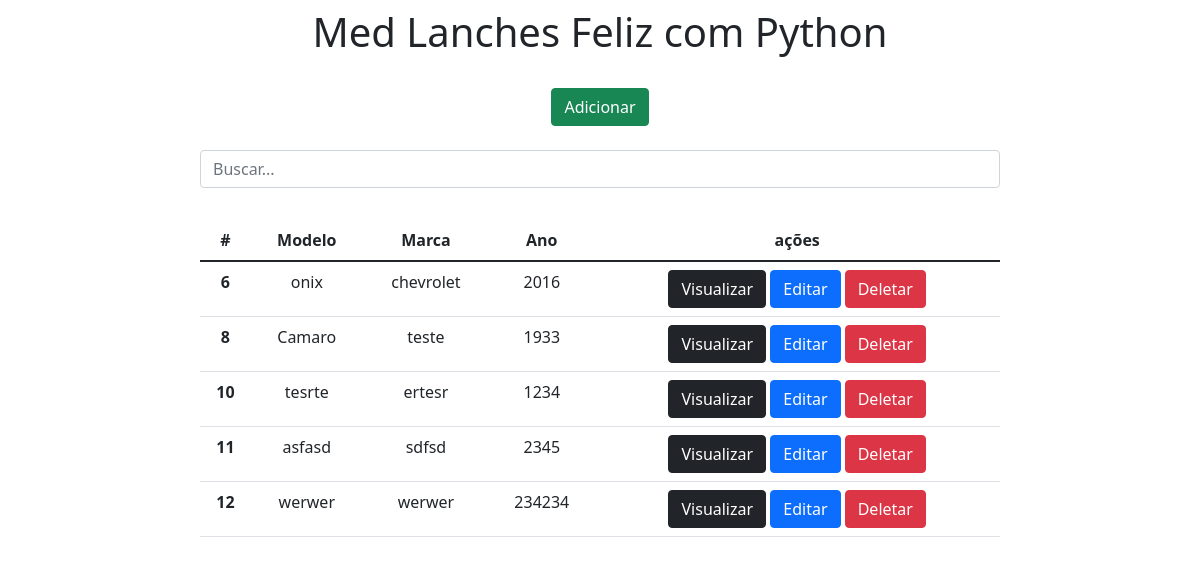
The page / on the database its author committed.
### app/models.py (models this page shows)
class Carros(models.Model):
    modelo = models.CharField(max_length=150)
    marca = models.CharField(max_length=100)
    ano = models.IntegerField()

### app/views.py (the view)
# urls.py: 2. Add a URL to urlpatterns:  path('', views.home, name='home')
def home(request):
    data = {}
    search = request.GET.get('search')
    if search:
        data['db'] = Carros.objects.filter(modelo__icontains=search)
    else:
        data['db'] = Carros.objects.all()
    return render(request, 'index.html', data)

### app/templates/index.html (shortened to what this page needs)
<!DOCTYPE html>
<html lang="pt-br">
<head>
    <link href="https://cdn.jsdelivr.net/npm/bootstrap@5.1.3/dist/css/bootstrap.min.css" rel="stylesheet">
</head>
<body>
    <div class="col-8 m-auto pt-2 pb-2 text-center ">
        <h1>Med Lanches Feliz com Python</h1>
    </div>
    <div class="col-8 m-auto pt-3 pb-2 text-center">
    <a href="/form" class="btn btn-success">Adicionar</a>
    </div>
        <div class="col-8 m-auto pt-3 pb-2 text-center">
            <form method="get"><input id="search" name="search" class="form-control" placeholder="Buscar...">
            </form>
        </div>
<div class="col-8 m-auto pt-4 pb-2 text-center ">
<table class="table">
  <thead class="thead-dark">
    <tr>
      <th scope="col">#</th>
      <th scope="col">Modelo</th>
      <th scope="col">Marca</th>
      <th scope="col">Ano</th>
              <th scope="col">ações</th>
    </tr>
  </thead>
  <tbody>
  {% for dbs in db %}
     <tr>
      <th>{{dbs.id}}</th>
      <td>{{dbs.modelo}}</td>
      <td>{{dbs.marca}}</td>
      <td>{{dbs.ano}}</td>
         <td>
             <a href="/view/{{dbs.id}}" class="btn btn-dark">Visualizar</a>
                          <a href="/edit/{{dbs.id}}" class="btn btn-primary">Editar</a>
                                       <a href="/delete/{{dbs.id}}" class="btn btn-danger btnDel">Deletar</a>
         </td>
    </tr>
  {% endfor %}
  </tbody>
</table>
</div>
{% load static %}
</body>
</html>

### rows shown on the page
Carros: id "6", modelo "onix", marca "chevrolet", ano "2016"
Carros: id "8", modelo "Camaro", marca "teste", ano "1933"
Carros: id "10", modelo "tesrte", marca "ertesr", ano "1234"
Carros: id "11", modelo "asfasd", marca "sdfsd", ano "2345"
Carros: id "12", modelo "werwer", marca "werwer", ano "234234"
